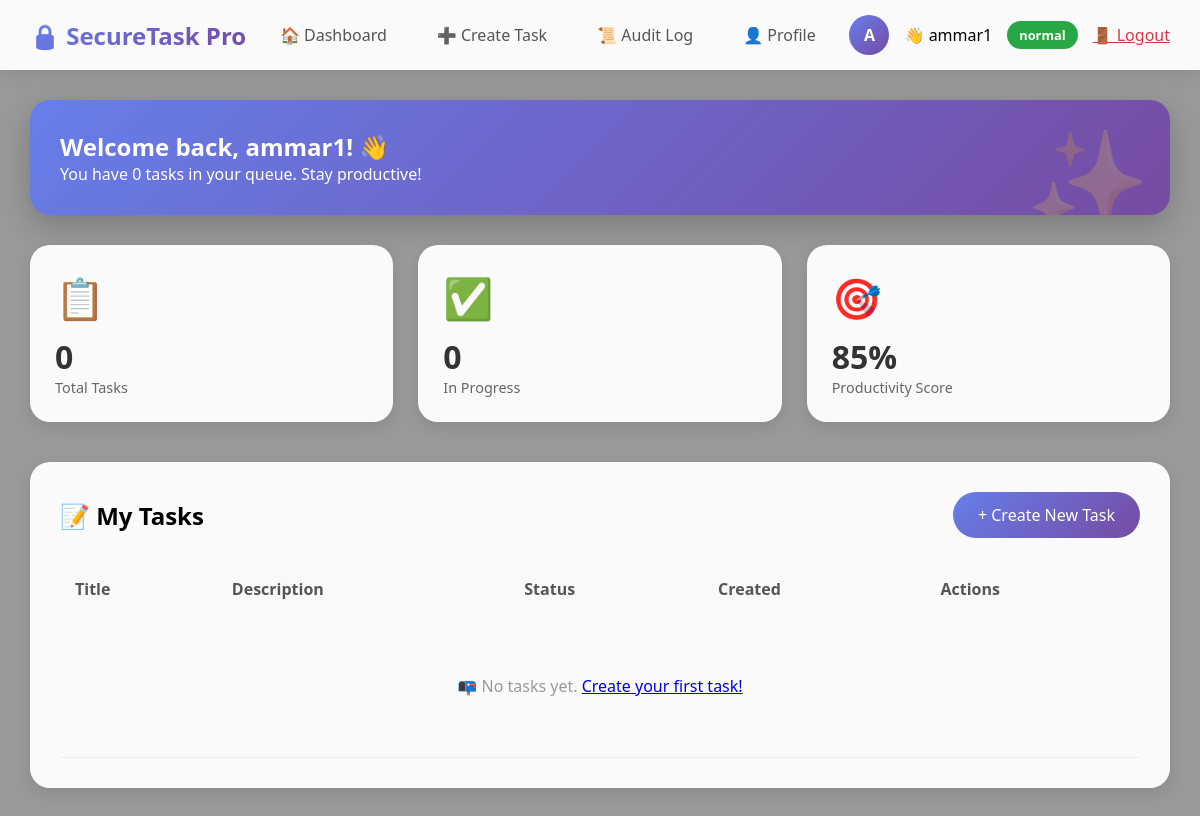
The page /dashboard/ (signed in) on the database its author committed.
### core/models.py (models this page shows, shortened)
class User(AbstractUser):
    ROLE_CHOICES = (
        ('admin', 'Admin'),
        ('normal', 'Normal User'),
    )
    role = models.CharField(max_length=10, choices=ROLE_CHOICES, default='normal')
    two_factor_enabled = models.BooleanField(default=False)
    two_factor_code = models.CharField(max_length=6, blank=True, null=True)
    two_factor_code_created = models.DateTimeField(blank=True, null=True)

### core/views.py (the view)
# urls.py: path('dashboard/', views.dashboard, name='dashboard'),
@login_required
def dashboard(request):
    tasks = Task.objects.filter(created_by=request.user)
    return render(request, 'core/dashboard.html', {'tasks': tasks})

### core/templates/core/dashboard.html (shortened to what this page needs)
<!DOCTYPE html>
<html lang="en">
<head>
</head>
<body>
    <nav class="navbar">
        <div class="logo">🔒 SecureTask Pro</div>
        <div class="nav-links">
            <a href="{% url 'dashboard' %}">🏠 Dashboard</a>
            <a href="{% url 'task_create' %}">➕ Create Task</a>
            <a href="{% url 'audit_log' %}">📜 Audit Log</a>
            <a href="{% url 'profile' %}">👤 Profile</a>
        </div>
        <div class="user-info">
            <span class="avatar">{{ request.user.username|make_list|first|upper }}</span>
            <span>👋 {{ request.user.username }}</span>
            <span class="role-badge {% if request.user.role == 'admin' %}role-admin{% else %}role-user{% endif %}">
                {{ request.user.role }}
            </span>
            <a href="{% url 'logout' %}" style="color: #dc3545;">🚪 Logout</a>
        </div>
    </nav>
    <div class="container">
        <div class="welcome-banner">
            <h2>Welcome back, {{ request.user.username }}! 👋</h2>
            <p>You have {{ tasks.count }} task{% if tasks.count != 1 %}s{% endif %} in your queue. Stay productive!</p>
        </div>
        <div class="stats-grid">
            <div class="stat-card">
                <div class="stat-icon">📋</div>
                <div class="stat-number">{{ tasks.count }}</div>
                <div class="stat-label">Total Tasks</div>
            </div>
            <div class="stat-card">
                <div class="stat-icon">✅</div>
                <div class="stat-number">{{ tasks|length }}</div>
                <div class="stat-label">In Progress</div>
            </div>
            <div class="stat-card">
                <div class="stat-icon">🎯</div>
                <div class="stat-number">85%</div>
                <div class="stat-label">Productivity Score</div>
            </div>
        </div>
        <div class="tasks-section">
            <div class="section-header">
                <h2>📝 My Tasks</h2>
                <a href="{% url 'task_create' %}" class="create-btn">+ Create New Task</a>
            </div>
            <table>
                <thead>
                    <tr>
                        <th>Title</th>
                        <th>Description</th>
                        <th>Status</th>
                        <th>Created</th>
                        <th>Actions</th>
                    </tr>
                </thead>
                <tbody>
                    {% for task in tasks %}
                    <tr>
                        <td><strong>{{ task.title }}</strong></td>
                        <td>{{ task.description|truncatechars:50 }}</td>
                        <td>
                            <span class="status {% if task.status == 'completed' %}status-completed{% else %}status-pending{% endif %}">
                                {{ task.status }}
                            </span>
                        </td>
                        <td>{{ task.created_at|date:"M d, Y" }}</td>
                        <td class="action-buttons">
                            <a href="{% url 'task_update' task.id %}" class="edit-btn">✏️ Edit</a>
                            <a href="{% url 'task_delete' task.id %}" class="delete-btn" onclick="return confirm('Delete task?')">🗑️ Delete</a>
                        </td>
                    </tr>
                    {% empty %}
                    <tr>
                        <td colspan="5" class="empty-state">
                            📭 No tasks yet. <a href="{% url 'task_create' %}">Create your first task!</a>
                        </td>
                    </tr>
                    {% endfor %}
                </tbody>
            </table>
        </div>
    </div>
</body>
</html>

### core/templates/core/dashboard.html (style rules this page uses)
* { margin: 0; padding: 0; box-sizing: border-box; }
body { font-family: 'Segoe UI', Tahoma, Geneva, Verdana, sans-serif; background-image: url('https://images.unsplash.com/photo-1558494949-ef010cbdcc31?q=80&w=2070&auto=format&fit=crop'); background-size: cover; background-position: center; background-attachment: fixed; min-height: 100vh; }
body::before { content: ''; position: fixed; top: 0; left: 0; width: 100%; height: 100%; background: rgba(0, 0, 0, 0.4); z-index: -1; }
.navbar { background: rgba(255, 255, 255, 0.95); backdrop-filter: blur(10px); box-shadow: 0 2px 20px rgba(0,0,0,0.1); padding: 15px 30px; display: flex; justify-content: space-between; align-items: center; flex-wrap: wrap; }
.logo { font-size: 1.5rem; font-weight: bold; background: linear-gradient(135deg, #667eea, #764ba2); -webkit-background-clip: text; background-clip: text; color: transparent; }
.nav-links { display: flex; gap: 20px; flex-wrap: wrap; }
.nav-links a { text-decoration: none; color: #555; font-weight: 500; transition: 0.3s; padding: 8px 15px; border-radius: 25px; }
.user-info { display: flex; align-items: center; gap: 15px; }
.avatar { width: 40px; height: 40px; background: linear-gradient(135deg, #667eea, #764ba2); border-radius: 50%; display: flex; align-items: center; justify-content: center; color: white; font-weight: bold; }
.role-badge { padding: 5px 12px; border-radius: 20px; font-size: 0.8rem; font-weight: bold; }
.role-user { background: #28a745; color: white; }
.container { max-width: 1400px; margin: 0 auto; padding: 30px; }
.welcome-banner { background: linear-gradient(135deg, #667eea, #764ba2); border-radius: 20px; padding: 30px; color: white; margin-bottom: 30px; position: relative; overflow: hidden; box-shadow: 0 10px 30px rgba(0,0,0,0.2); }
.welcome-banner::before { content: "✨"; font-size: 100px; position: absolute; right: 20px; top: 10px; opacity: 0.2; }
.stats-grid { display: grid; grid-template-columns: repeat(auto-fit, minmax(250px, 1fr)); gap: 25px; margin-bottom: 40px; }
.stat-card { background: rgba(255, 255, 255, 0.95); backdrop-filter: blur(10px); border-radius: 20px; padding: 25px; transition: all 0.3s ease; box-shadow: 0 5px 15px rgba(0,0,0,0.1); }
.stat-icon { font-size: 2.5rem; margin-bottom: 10px; }
.stat-number { font-size: 2rem; font-weight: bold; color: #333; }
.stat-label { color: #666; font-size: 0.9rem; }
.tasks-section { background: rgba(255, 255, 255, 0.95); backdrop-filter: blur(10px); border-radius: 20px; padding: 30px; box-shadow: 0 5px 15px rgba(0,0,0,0.1); }
.section-header { display: flex; justify-content: space-between; align-items: center; margin-bottom: 25px; flex-wrap: wrap; }
.create-btn { background: linear-gradient(135deg, #667eea, #764ba2); color: white; padding: 12px 25px; border-radius: 50px; text-decoration: none; font-weight: 500; transition: 0.3s; }
table { width: 100%; border-collapse: collapse; }
th { text-align: left; padding: 15px; background: #f8f9fa; color: #555; }
td { padding: 15px; border-bottom: 1px solid #eee; }
.empty-state { text-align: center; padding: 60px; color: #999; }

### rows shown on the page
User: user.username|make_list "A", user.username "ammar1", user.role "normal"

### other values the page prints
{{ tasks.count }} "0"
{{ tasks|length }} "0"
